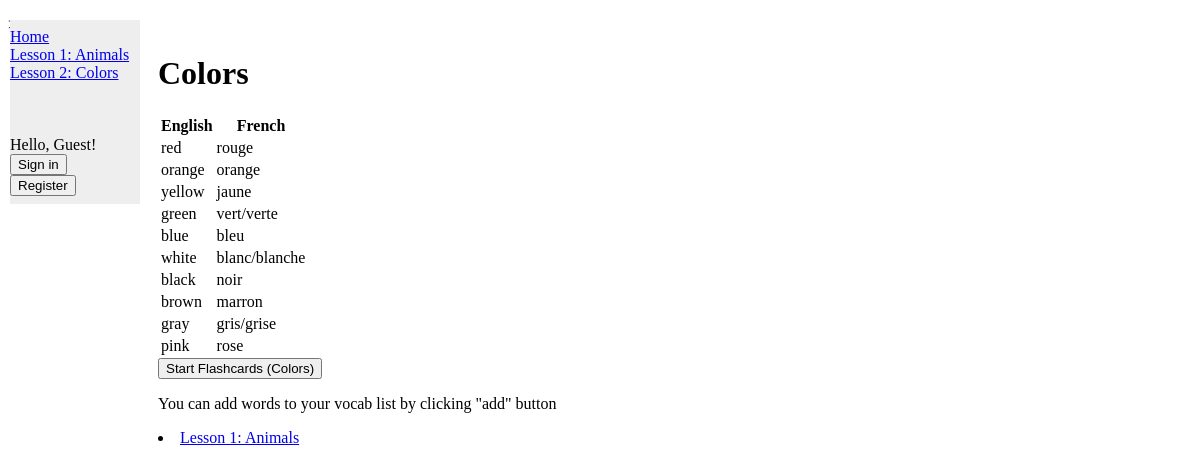
The app's page /colors/ with its own data.
### vocab/models.py (models this page shows, shortened)
class Colors(models.Model):
    english_word = models.CharField(max_length=100)
    french_translation = models.CharField(max_length=100)

### vocab/views.py (the view)
# urls.py: path('colors/', views.colors, name='colors'),
def colors(request):
    vocabulary_items = Colors.objects.all()
    user_vocabulary_words = get_user_vocabulary_words(request.user)
    return render(request, 'vocab/colors.html', {'vocabulary_items': vocabulary_items, 'user_vocabulary_words': user_vocabulary_words})

### vocab/views.py (called while the page is built)
def get_user_vocabulary_words(user):
    if user.is_authenticated:
        user_vocabulary, created = UserVocabulary.objects.get_or_create(user=user)
        return list(user_vocabulary.colors.all()) + list(user_vocabulary.animals.all())
    else:
        return []

### vocab/templates/vocab/colors.html (shortened to what this page needs)
{% extends "base.html" %}
{% block content %}
            <h1>Colors</h1>
            <table>
                <tr>
                    <th>English</th>
                    <th>French</th>
                    <th> </th>
                </tr>
                {% for item in vocabulary_items %}
                    <tr>
                        <td>{{ item.english_word }}</td>
                        <td>{{ item.french_translation }}</td>
                        <td>
                        </td>
                    </tr>
                {% endfor %}
            </table>
            <form method="post" action="{% url 'flashcard' model_name='colors' %}">
                <button type="submit">Start Flashcards (Colors)</button>
            </form>
            <p>You can add words to your vocab list by clicking "add" button</p>
            <li><a href="{% url 'animals' %}">Lesson 1: Animals</a></li>
 {% endblock %}

### vocab/templates/base.html (shortened to what this page needs)
<!DOCTYPE html>
<html>
    <head>
    </head>
    <body>
    {% block sidebar %}
        <ul>
            <div class="sidenav">
                <li><a href="{% url 'index' %}">Home</a></li>
                <li><a href="{% url 'animals' %}">Lesson 1: Animals</a></li>
                <li><a href="{% url 'colors' %}">Lesson 2: Colors</a></li>
                <br/><br/><br/>
                    {% if user.is_authenticated %}
                        Welcome, {{ user.username }}!
                        <li><a href="{% url 'my_vocab_list' %}">My vocab list</a></li>
                        <form action="{% url 'logout' %}" method="post">
                            {% csrf_token %}
                            <input type="submit" value="Sign Out">
                        </form>
                    {% else %}
                        Hello, Guest!
                        <form action="{% url 'login' %}" method="post">
                            <input type="submit" value="Sign in">
                        </form>
                        <form action="{% url 'register' %}" method="get">
                            <input type="submit" value="Register">
                        </form>
                    {% endif %}
                </div>
              </ul>>
              {% endblock %}
            <div class="main">
                {% block content %}{% endblock %}
            </div>
    </body>
</html>

### vocab/templates/base.html (style rules this page uses)
.sidenav { width: 130px; position: fixed; z-index: 1; top: 20px; left: 10px; background: #eee; overflow-x: hidden; padding: 8px 0; }
.main { margin-left: 140px; padding: 0px 10px; }

### records on screen
Colors: english_word "red", french_translation "rouge"
Colors: english_word "orange", french_translation "orange"
Colors: english_word "yellow", french_translation "jaune"
Colors: english_word "green", french_translation "vert/verte"
Colors: english_word "blue", french_translation "bleu"
Colors: english_word "white", french_translation "blanc/blanche"
Colors: english_word "black", french_translation "noir"
Colors: english_word "brown", french_translation "marron"
Colors: english_word "gray", french_translation "gris/grise"
Colors: english_word "pink", french_translation "rose"
